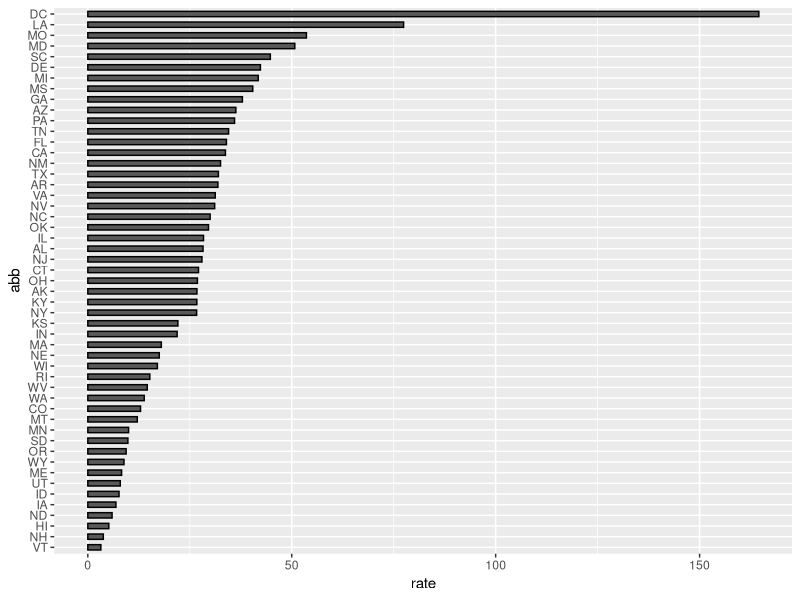
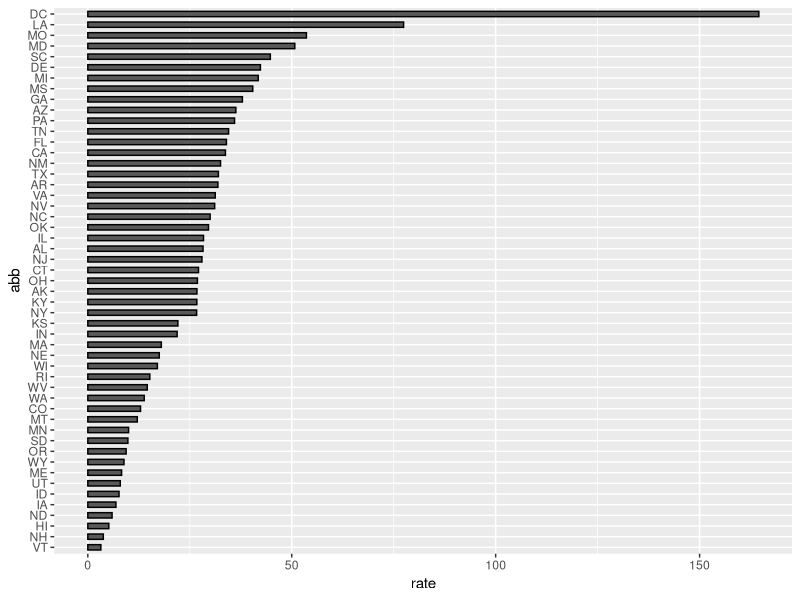

Here is the R script that generated these plots, in order:
library(tidyverse)
library(dplyr)
library(ggplot2)
library(dslabs)
data(murders)


murders %>% 
  mutate(rate = total / population * 10^6) %>%  
  mutate(abb = reorder(abb, rate)) %>%  
  ggplot(aes(abb, rate)) +
  geom_bar(width = 0.5, stat = "identity", color = "black") +
  coord_flip()

ggsave("C:/Users/spenc/projects/murders/figs/barplot.png")
